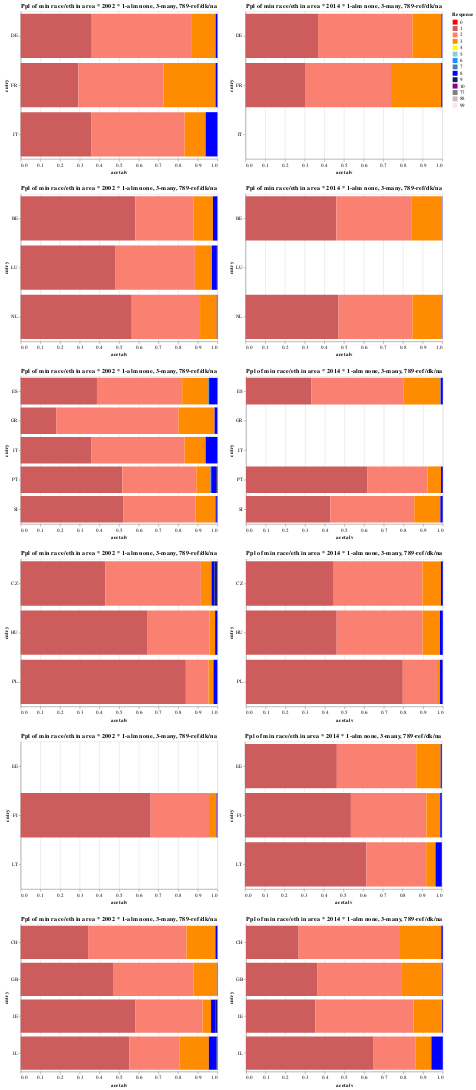

Notebook source saved alongside this figure:
### Code cell
utils.multigroup_plot(imm, ALL, 'acetalv')

### Figure 1 — Vega-Lite specification as saved in the notebook (floating-point values rounded to 4 significant figures)
{"$schema": "https://vega.github.io/schema/vega-lite/v2.6.0.json", "config": {"view": {"height": 300, "width": 400}}, "datasets": {"data-0d49b1d1904c687427b13e95d0a918b8": [{"acetalv": 0.4666, "cntry": "EE", "essrnd": 7, "response": 1}, {"acetalv": 0.4034, "cntry": "EE", "essrnd": 7, "response": 2}, {"acetalv": 0.1243, "cntry": "EE", "essrnd": 7, "response": 3}, {"acetalv": 0.005772, "cntry": "EE", "essrnd": 7, "response": 8}, {"acetalv": 0.5381, "cntry": "FI", "essrnd": 7, "response": 1}, {"acetalv": 0.3836, "cntry": "FI", "essrnd": 7, "response": 2}, {"acetalv": 0.06933, "cntry": "FI", "essrnd": 7, "response": 3}, {"acetalv": 0.000854, "cntry": "FI", "essrnd": 7, "response": 7}, {"acetalv": 0.008065, "cntry": "FI", "essrnd": 7, "response": 8}, {"acetalv": 0.6169, "cntry": "LT", "essrnd": 7, "response": 1}, {"acetalv": 0.3036, "cntry": "LT", "essrnd": 7, "response": 2}, {"acetalv": 0.04748, "cntry": "LT", "essrnd": 7, "response": 3}, {"acetalv": 0.03204, "cntry": "LT", "essrnd": 7, "response": 8}], "data-2af189c47f0b6ea638032600a6283708": [{"acetalv": 0.8394, "cntry": "PL", "essrnd": 1, "response": 1}, {"acetalv": 0.115, "cntry": "PL", "essrnd": 1, "response": 2}, {"acetalv": 0.02529, "cntry": "PL", "essrnd": 1, "response": 3}, {"acetalv": 0.01925, "cntry": "PL", "essrnd": 1, "response": 8}, {"acetalv": 0.001061, "cntry": "PL", "essrnd": 1, "response": 9}, {"acetalv": 0.6422, "cntry": "HU", "essrnd": 1, "response": 1}, {"acetalv": 0.3169, "cntry": "HU", "essrnd": 1, "response": 2}, {"acetalv": 0.02906, "cntry": "HU", "essrnd": 1, "response": 3}, {"acetalv": 0.01133, "cntry": "HU", "essrnd": 1, "response": 8}, {"acetalv": 0.0005237, "cntry": "HU", "essrnd": 1, "response": 9}, {"acetalv": 0.4308, "cntry": "CZ", "essrnd": 1, "response": 1}, {"acetalv": 0.485, "cntry": "CZ", "essrnd": 1, "response": 2}, {"acetalv": 0.05414, "cntry": "CZ", "essrnd": 1, "response": 3}, {"acetalv": 0.01443, "cntry": "CZ", "essrnd": 1, "response": 8}, {"acetalv": 0.01563, "cntry": "CZ", "essrnd": 1, "response": 9}], "data-46a07f5dd2275453066b206e5fc11812": [{"acetalv": 0.2674, "cntry": "CH", "essrnd": 7, "response": 1}, {"acetalv": 0.5103, "cntry": "CH", "essrnd": 7, "response": 2}, {"acetalv": 0.2145, "cntry": "CH", "essrnd": 7, "response": 3}, {"acetalv": 0.007702, "cntry": "CH", "essrnd": 7, "response": 8}, {"acetalv": 0.3613, "cntry": "GB", "essrnd": 7, "response": 1}, {"acetalv": 0.431, "cntry": "GB", "essrnd": 7, "response": 2}, {"acetalv": 0.2049, "cntry": "GB", "essrnd": 7, "response": 3}, {"acetalv": 0.002816, "cntry": "GB", "essrnd": 7, "response": 8}, {"acetalv": 0.3527, "cntry": "IE", "essrnd": 7, "response": 1}, {"acetalv": 0.498, "cntry": "IE", "essrnd": 7, "response": 2}, {"acetalv": 0.1432, "cntry": "IE", "essrnd": 7, "response": 3}, {"acetalv": 0.002022, "cntry": "IE", "essrnd": 7, "response": 7}, {"acetalv": 0.00418, "cntry": "IE", "essrnd": 7, "response": 8}, {"acetalv": 0.6456, "cntry": "IL", "essrnd": 7, "response": 1}, {"acetalv": 0.2148, "cntry": "IL", "essrnd": 7, "response": 2}, {"acetalv": 0.08168, "cntry": "IL", "essrnd": 7, "response": 3}, {"acetalv": 0.05797, "cntry": "IL", "essrnd": 7, "response": 8}], "data-56a1b99caf4707785e9ee973229f6c83": [{"acetalv": 0.3877, "cntry": "ES", "essrnd": 1, "response": 1}, {"acetalv": 0.4329, "cntry": "ES", "essrnd": 1, "response": 2}, {"acetalv": 0.1328, "cntry": "ES", "essrnd": 1, "response": 3}, {"acetalv": 0.00399, "cntry": "ES", "essrnd": 1, "response": 7}, {"acetalv": 0.04256, "cntry": "ES", "essrnd": 1, "response": 8}, {"acetalv": 0.5164, "cntry": "PT", "essrnd": 1, "response": 1}, {"acetalv": 0.3763, "cntry": "PT", "essrnd": 1, "response": 2}, {"acetalv": 0.07129, "cntry": "PT", "essrnd": 1, "response": 3}, {"acetalv": 0.00421, "cntry": "PT", "essrnd": 1, "response": 7}, {"acetalv": 0.02548, "cntry": "PT", "essrnd": 1, "response": 8}, {"acetalv": 0.006297, "cntry": "PT", "essrnd": 1, "response": 9}, {"acetalv": 0.1805, "cntry": "GR", "essrnd": 1, "response": 1}, {"acetalv": 0.6216, "cntry": "GR", "essrnd": 1, "response": 2}, {"acetalv": 0.1834, "cntry": "GR", "essrnd": 1, "response": 3}, {"acetalv": 0.01333, "cntry": "GR", "essrnd": 1, "response": 8}, {"acetalv": 0.001064, "cntry": "GR", "essrnd": 1, "response": 9}, {"acetalv": 0.3579, "cntry": "IT", "essrnd": 1, "response": 1}, {"acetalv": 0.4748, "cntry": "IT", "essrnd": 1, "response": 2}, {"acetalv": 0.1072, "cntry": "IT", "essrnd": 1, "response": 3}, {"acetalv": 0.06013, "cntry": "IT", "essrnd": 1, "response": 8}, {"acetalv": 0.5228, "cntry": "SI", "essrnd": 1, "response": 1}, {"acetalv": 0.3649, "cntry": "SI", "essrnd": 1, "response": 2}, {"acetalv": 0.1027, "cntry": "SI", "essrnd": 1, "response": 3}, {"acetalv": 0.00613, "cntry": "SI", "essrnd": 1, "response": 8}, {"acetalv": 0.003449, "cntry": "SI", "essrnd": 1, "response": 9}], "data-7be2e19618395ff5146fdcccbf7d3690": [{"acetalv": 0, "cntry": "EE", "essrnd": 1, "response": 0}, {"acetalv": 0.6607, "cntry": "FI", "essrnd": 1, "response": 1}, {"acetalv": 0.2963, "cntry": "FI", "essrnd": 1, "response": 2}, {"acetalv": 0.03861, "cntry": "FI", "essrnd": 1, "response": 3}, {"acetalv": 0.003928, "cntry": "FI", "essrnd": 1, "response": 8}, {"acetalv": 0.0004998, "cntry": "FI", "essrnd": 1, "response": 9}, {"acetalv": 0, "cntry": "LT", "essrnd": 1, "response": 0}], "data-9541c8a06b854463b850590b1d110cb1": [{"acetalv": 0.3612, "cntry": "DE", "essrnd": 1, "response": 1}, {"acetalv": 0.505, "cntry": "DE", "essrnd": 1, "response": 2}, {"acetalv": 0.1244, "cntry": "DE", "essrnd": 1, "response": 3}, {"acetalv": 0.0002506, "cntry": "DE", "essrnd": 1, "response": 7}, {"acetalv": 0.009242, "cntry": "DE", "essrnd": 1, "response": 8}, {"acetalv": 0.2931, "cntry": "FR", "essrnd": 1, "response": 1}, {"acetalv": 0.4322, "cntry": "FR", "essrnd": 1, "response": 2}, {"acetalv": 0.2651, "cntry": "FR", "essrnd": 1, "response": 3}, {"acetalv": 0.009582, "cntry": "FR", "essrnd": 1, "response": 8}, {"acetalv": 0.3579, "cntry": "IT", "essrnd": 1, "response": 1}, {"acetalv": 0.4748, "cntry": "IT", "essrnd": 1, "response": 2}, {"acetalv": 0.1072, "cntry": "IT", "essrnd": 1, "response": 3}, {"acetalv": 0.06013, "cntry": "IT", "essrnd": 1, "response": 8}], "data-9b96ff9acb869773c5a57f21e3eba5db": [{"acetalv": 0.4615, "cntry": "BE", "essrnd": 7, "response": 1}, {"acetalv": 0.3837, "cntry": "BE", "essrnd": 7, "response": 2}, {"acetalv": 0.1536, "cntry": "BE", "essrnd": 7, "response": 3}, {"acetalv": 0.001194, "cntry": "BE", "essrnd": 7, "response": 8}, {"acetalv": 0.4727, "cntry": "NL", "essrnd": 7, "response": 1}, {"acetalv": 0.3756, "cntry": "NL", "essrnd": 7, "response": 2}, {"acetalv": 0.1497, "cntry": "NL", "essrnd": 7, "response": 3}, {"acetalv": 0.002032, "cntry": "NL", "essrnd": 7, "response": 8}, {"acetalv": 0, "cntry": "LU", "essrnd": 7, "response": 0}], "data-b03084eaeb16cc02557b97add6252f9e": [{"acetalv": 0.7967, "cntry": "PL", "essrnd": 7, "response": 1}, {"acetalv": 0.1738, "cntry": "PL", "essrnd": 7, "response": 2}, {"acetalv": 0.01498, "cntry": "PL", "essrnd": 7, "response": 3}, {"acetalv": 0.01331, "cntry": "PL", "essrnd": 7, "response": 8}, {"acetalv": 0.001264, "cntry": "PL", "essrnd": 7, "response": 9}, {"acetalv": 0.4608, "cntry": "HU", "essrnd": 7, "response": 1}, {"acetalv": 0.4367, "cntry": "HU", "essrnd": 7, "response": 2}, {"acetalv": 0.08537, "cntry": "HU", "essrnd": 7, "response": 3}, {"acetalv": 0.002555, "cntry": "HU", "essrnd": 7, "response": 7}, {"acetalv": 0.0146, "cntry": "HU", "essrnd": 7, "response": 8}, {"acetalv": 0.4457, "cntry": "CZ", "essrnd": 7, "response": 1}, {"acetalv": 0.4509, "cntry": "CZ", "essrnd": 7, "response": 2}, {"acetalv": 0.09397, "cntry": "CZ", "essrnd": 7, "response": 3}, {"acetalv": 0.009476, "cntry": "CZ", "essrnd": 7, "response": 8}], "data-b8b5ef9e7ee868237b2c549ba83dff1a": [{"acetalv": 0.3686, "cntry": "DE", "essrnd": 7, "response": 1}, {"acetalv": 0.4793, "cntry": "DE", "essrnd": 7, "response": 2}, {"acetalv": 0.1465, "cntry": "DE", "essrnd": 7, "response": 3}, {"acetalv": 0.001478, "cntry": "DE", "essrnd": 7, "response": 7}, {"acetalv": 0.004151, "cntry": "DE", "essrnd": 7, "response": 8}, {"acetalv": 0.3023, "cntry": "FR", "essrnd": 7, "response": 1}, {"acetalv": 0.4371, "cntry": "FR", "essrnd": 7, "response": 2}, {"acetalv": 0.2545, "cntry": "FR", "essrnd": 7, "response": 3}, {"acetalv": 0.0005769, "cntry": "FR", "essrnd": 7, "response": 7}, {"acetalv": 0.005579, "cntry": "FR", "essrnd": 7, "response": 8}, {"acetalv": 0, "cntry": "IT", "essrnd": 7, "response": 0}], "data-cafadc0a8946b88d31a45c38d1a401e4": [{"acetalv": 0.5826, "cntry": "BE", "essrnd": 1, "response": 1}, {"acetalv": 0.2968, "cntry": "BE", "essrnd": 1, "response": 2}, {"acetalv": 0.09759, "cntry": "BE", "essrnd": 1, "response": 3}, {"acetalv": 0.02102, "cntry": "BE", "essrnd": 1, "response": 8}, {"acetalv": 0.001962, "cntry": "BE", "essrnd": 1, "response": 9}, {"acetalv": 0.5645, "cntry": "NL", "essrnd": 1, "response": 1}, {"acetalv": 0.347, "cntry": "NL", "essrnd": 1, "response": 2}, {"acetalv": 0.08515, "cntry": "NL", "essrnd": 1, "response": 3}, {"acetalv": 0.003287, "cntry": "NL", "essrnd": 1, "response": 8}, {"acetalv": 0.4827, "cntry": "LU", "essrnd": 1, "response": 1}, {"acetalv": 0.4026, "cntry": "LU", "essrnd": 1, "response": 2}, {"acetalv": 0.08643, "cntry": "LU", "essrnd": 1, "response": 3}, {"acetalv": 0.02533, "cntry": "LU", "essrnd": 1, "response": 8}, {"acetalv": 0.002945, "cntry": "LU", "essrnd": 1, "response": 9}], "data-d33e91ad579b770ab9115b2c73655055": [{"acetalv": 0.3332, "cntry": "ES", "essrnd": 7, "response": 1}, {"acetalv": 0.4662, "cntry": "ES", "essrnd": 7, "response": 2}, {"acetalv": 0.1883, "cntry": "ES", "essrnd": 7, "response": 3}, {"acetalv": 0.002146, "cntry": "ES", "essrnd": 7, "response": 7}, {"acetalv": 0.01015, "cntry": "ES", "essrnd": 7, "response": 8}, {"acetalv": 0.6156, "cntry": "PT", "essrnd": 7, "response": 1}, {"acetalv": 0.3075, "cntry": "PT", "essrnd": 7, "response": 2}, {"acetalv": 0.06801, "cntry": "PT", "essrnd": 7, "response": 3}, {"acetalv": 0.008906, "cntry": "PT", "essrnd": 7, "response": 8}, {"acetalv": 0, "cntry": "GR", "essrnd": 7, "response": 0}, {"acetalv": 0, "cntry": "IT", "essrnd": 7, "response": 0}, {"acetalv": 0.4284, "cntry": "SI", "essrnd": 7, "response": 1}, {"acetalv": 0.4264, "cntry": "SI", "essrnd": 7, "response": 2}, {"acetalv": 0.1331, "cntry": "SI", "essrnd": 7, "response": 3}, {"acetalv": 0.0115, "cntry": "SI", "essrnd": 7, "response": 8}, {"acetalv": 0.0006068, "cntry": "SI", "essrnd": 7, "response": 9}], "data-d57b6901f1ea7e618d7e80796aaef561": [{"acetalv": 0.3425, "cntry": "CH", "essrnd": 1, "response": 1}, {"acetalv": 0.5, "cntry": "CH", "essrnd": 1, "response": 2}, {"acetalv": 0.1472, "cntry": "CH", "essrnd": 1, "response": 3}, {"acetalv": 0.01027, "cntry": "CH", "essrnd": 1, "response": 8}, {"acetalv": 0.4691, "cntry": "GB", "essrnd": 1, "response": 1}, {"acetalv": 0.4104, "cntry": "GB", "essrnd": 1, "response": 2}, {"acetalv": 0.1174, "cntry": "GB", "essrnd": 1, "response": 3}, {"acetalv": 0.0005559, "cntry": "GB", "essrnd": 1, "response": 7}, {"acetalv": 0.002622, "cntry": "GB", "essrnd": 1, "response": 8}, {"acetalv": 0.5839, "cntry": "IE", "essrnd": 1, "response": 1}, {"acetalv": 0.3403, "cntry": "IE", "essrnd": 1, "response": 2}, {"acetalv": 0.04315, "cntry": "IE", "essrnd": 1, "response": 3}, {"acetalv": 0.0212, "cntry": "IE", "essrnd": 1, "response": 8}, {"acetalv": 0.01148, "cntry": "IE", "essrnd": 1, "response": 9}, {"acetalv": 0.5518, "cntry": "IL", "essrnd": 1, "response": 1}, {"acetalv": 0.254, "cntry": "IL", "essrnd": 1, "response": 2}, {"acetalv": 0.1504, "cntry": "IL", "essrnd": 1, "response": 3}, {"acetalv": 0.03899, "cntry": "IL", "essrnd": 1, "response": 8}, {"acetalv": 0.004773, "cntry": "IL", "essrnd": 1, "response": 9}]}, "vconcat": [{"hconcat": [{"data": {"name": "data-9541c8a06b854463b850590b1d110cb1"}, "encoding": {"color": {"field": "response", "legend": {"title": "Response"}, "scale": {"domain": [0, 1, 2, 3, 4, 5, 6, 7, 8, 9, 10, 77, 88, 99], "range": ["red", "indianred", "salmon", "darkorange", "yellow", "skyblue", "dodgerblue", "steelblue", "blue", "midnightblue", "darkmagenta", "gray", "silver", "mistyrose"]}, "type": "ordinal"}, "order": {"field": "response", "sort": "ascending", "type": "quantitative"}, "x": {"field": "acetalv", "scale": {"domain": [0, 1]}, "type": "quantitative"}, "y": {"field": "cntry", "type": "nominal"}}, "mark": "bar", "title": "Ppl of min race/eth in area * 2002 * 1-alm none, 3-many, 789-ref/dk/na"}, {"data": {"name": "data-b8b5ef9e7ee868237b2c549ba83dff1a"}, "encoding": {"color": {"field": "response", "legend": {"title": "Response"}, "scale": {"domain": [0, 1, 2, 3, 4, 5, 6, 7, 8, 9, 10, 77, 88, 99], "range": ["red", "indianred", "salmon", "darkorange", "yellow", "skyblue", "dodgerblue", "steelblue", "blue", "midnightblue", "darkmagenta", "gray", "silver", "mistyrose"]}, "type": "ordinal"}, "order": {"field": "response", "sort": "ascending", "type": "quantitative"}, "x": {"field": "acetalv", "scale": {"domain": [0, 1]}, "type": "quantitative"}, "y": {"field": "cntry", "type": "nominal"}}, "mark": "bar", "title": "Ppl of min race/eth in area * 2014 * 1-alm none, 3-many, 789-ref/dk/na"}]}, {"hconcat": [{"data": {"name": "data-cafadc0a8946b88d31a45c38d1a401e4"}, "encoding": {"color": {"field": "response", "legend": {"title": "Response"}, "scale": {"domain": [0, 1, 2, 3, 4, 5, 6, 7, 8, 9, 10, 77, 88, 99], "range": ["red", "indianred", "salmon", "darkorange", "yellow", "skyblue", "dodgerblue", "steelblue", "blue", "midnightblue", "darkmagenta", "gray", "silver", "mistyrose"]}, "type": "ordinal"}, "order": {"field": "response", "sort": "ascending", "type": "quantitative"}, "x": {"field": "acetalv", "scale": {"domain": [0, 1]}, "type": "quantitative"}, "y": {"field": "cntry", "type": "nominal"}}, "mark": "bar", "title": "Ppl of min race/eth in area * 2002 * 1-alm none, 3-many, 789-ref/dk/na"}, {"data": {"name": "data-9b96ff9acb869773c5a57f21e3eba5db"}, "encoding": {"color": {"field": "response", "legend": {"title": "Response"}, "scale": {"domain": [0, 1, 2, 3, 4, 5, 6, 7, 8, 9, 10, 77, 88, 99], "range": ["red", "indianred", "salmon", "darkorange", "yellow", "skyblue", "dodgerblue", "steelblue", "blue", "midnightblue", "darkmagenta", "gray", "silver", "mistyrose"]}, "type": "ordinal"}, "order": {"field": "response", "sort": "ascending", "type": "quantitative"}, "x": {"field": "acetalv", "scale": {"domain": [0, 1]}, "type": "quantitative"}, "y": {"field": "cntry", "type": "nominal"}}, "mark": "bar", "title": "Ppl of min race/eth in area * 2014 * 1-alm none, 3-many, 789-ref/dk/na"}]}, {"hconcat": [{"data": {"name": "data-56a1b99caf4707785e9ee973229f6c83"}, "encoding": {"color": {"field": "response", "legend": {"title": "Response"}, "scale": {"domain": [0, 1, 2, 3, 4, 5, 6, 7, 8, 9, 10, 77, 88, 99], "range": ["red", "indianred", "salmon", "darkorange", "yellow", "skyblue", "dodgerblue", "steelblue", "blue", "midnightblue", "darkmagenta", "gray", "silver", "mistyrose"]}, "type": "ordinal"}, "order": {"field": "response", "sort": "ascending", "type": "quantitative"}, "x": {"field": "acetalv", "scale": {"domain": [0, 1]}, "type": "quantitative"}, "y": {"field": "cntry", "type": "nominal"}}, "mark": "bar", "title": "Ppl of min race/eth in area * 2002 * 1-alm none, 3-many, 789-ref/dk/na"}, {"data": {"name": "data-d33e91ad579b770ab9115b2c73655055"}, "encoding": {"color": {"field": "response", "legend": {"title": "Response"}, "scale": {"domain": [0, 1, 2, 3, 4, 5, 6, 7, 8, 9, 10, 77, 88, 99], "range": ["red", "indianred", "salmon", "darkorange", "yellow", "skyblue", "dodgerblue", "steelblue", "blue", "midnightblue", "darkmagenta", "gray", "silver", "mistyrose"]}, "type": "ordinal"}, "order": {"field": "response", "sort": "ascending", "type": "quantitative"}, "x": {"field": "acetalv", "scale": {"domain": [0, 1]}, "type": "quantitative"}, "y": {"field": "cntry", "type": "nominal"}}, "mark": "bar", "title": "Ppl of min race/eth in area * 2014 * 1-alm none, 3-many, 789-ref/dk/na"}]}, {"hconcat": [{"data": {"name": "data-2af189c47f0b6ea638032600a6283708"}, "encoding": {"color": {"field": "response", "legend": {"title": "Response"}, "scale": {"domain": [0, 1, 2, 3, 4, 5, 6, 7, 8, 9, 10, 77, 88, 99], "range": ["red", "indianred", "salmon", "darkorange", "yellow", "skyblue", "dodgerblue", "steelblue", "blue", "midnightblue", "darkmagenta", "gray", "silver", "mistyrose"]}, "type": "ordinal"}, "order": {"field": "response", "sort": "ascending", "type": "quantitative"}, "x": {"field": "acetalv", "scale": {"domain": [0, 1]}, "type": "quantitative"}, "y": {"field": "cntry", "type": "nominal"}}, "mark": "bar", "title": "Ppl of min race/eth in area * 2002 * 1-alm none, 3-many, 789-ref/dk/na"}, {"data": {"name": "data-b03084eaeb16cc02557b97add6252f9e"}, "encoding": {"color": {"field": "response", "legend": {"title": "Response"}, "scale": {"domain": [0, 1, 2, 3, 4, 5, 6, 7, 8, 9, 10, 77, 88, 99], "range": ["red", "indianred", "salmon", "darkorange", "yellow", "skyblue", "dodgerblue", "steelblue", "blue", "midnightblue", "darkmagenta", "gray", "silver", "mistyrose"]}, "type": "ordinal"}, "order": {"field": "response", "sort": "ascending", "type": "quantitative"}, "x": {"field": "acetalv", "scale": {"domain": [0, 1]}, "type": "quantitative"}, "y": {"field": "cntry", "type": "nominal"}}, "mark": "bar", "title": "Ppl of min race/eth in area * 2014 * 1-alm none, 3-many, 789-ref/dk/na"}]}, {"hconcat": [{"data": {"name": "data-7be2e19618395ff5146fdcccbf7d3690"}, "encoding": {"color": {"field": "response", "legend": {"title": "Response"}, "scale": {"domain": [0, 1, 2, 3, 4, 5, 6, 7, 8, 9, 10, 77, 88, 99], "range": ["red", "indianred", "salmon", "darkorange", "yellow", "skyblue", "dodgerblue", "steelblue", "blue", "midnightblue", "darkmagenta", "gray", "silver", "mistyrose"]}, "type": "ordinal"}, "order": {"field": "response", "sort": "ascending", "type": "quantitative"}, "x": {"field": "acetalv", "scale": {"domain": [0, 1]}, "type": "quantitative"}, "y": {"field": "cntry", "type": "nominal"}}, "mark": "bar", "title": "Ppl of min race/eth in area * 2002 * 1-alm none, 3-many, 789-ref/dk/na"}, {"data": {"name": "data-0d49b1d1904c687427b13e95d0a918b8"}, "encoding": {"color": {"field": "response", "legend": {"title": "Response"}, "scale": {"domain": [0, 1, 2, 3, 4, 5, 6, 7, 8, 9, 10, 77, 88, 99], "range": ["red", "indianred", "salmon", "darkorange", "yellow", "skyblue", "dodgerblue", "steelblue", "blue", "midnightblue", "darkmagenta", "gray", "silver", "mistyrose"]}, "type": "ordinal"}, "order": {"field": "response", "sort": "ascending", "type": "quantitative"}, "x": {"field": "acetalv", "scale": {"domain": [0, 1]}, "type": "quantitative"}, "y": {"field": "cntry", "type": "nominal"}}, "mark": "bar", "title": "Ppl of min race/eth in area * 2014 * 1-alm none, 3-many, 789-ref/dk/na"}]}, {"hconcat": [{"data": {"name": "data-d57b6901f1ea7e618d7e80796aaef561"}, "encoding": {"color": {"field": "response", "legend": {"title": "Response"}, "scale": {"domain": [0, 1, 2, 3, 4, 5, 6, 7, 8, 9, 10, 77, 88, 99], "range": ["red", "indianred", "salmon", "darkorange", "yellow", "skyblue", "dodgerblue", "steelblue", "blue", "midnightblue", "darkmagenta", "gray", "silver", "mistyrose"]}, "type": "ordinal"}, "order": {"field": "response", "sort": "ascending", "type": "quantitative"}, "x": {"field": "acetalv", "scale": {"domain": [0, 1]}, "type": "quantitative"}, "y": {"field": "cntry", "type": "nominal"}}, "mark": "bar", "title": "Ppl of min race/eth in area * 2002 * 1-alm none, 3-many, 789-ref/dk/na"}, {"data": {"name": "data-46a07f5dd2275453066b206e5fc11812"}, "encoding": {"color": {"field": "response", "legend": {"title": "Response"}, "scale": {"domain": [0, 1, 2, 3, 4, 5, 6, 7, 8, 9, 10, 77, 88, 99], "range": ["red", "indianred", "salmon", "darkorange", "yellow", "skyblue", "dodgerblue", "steelblue", "blue", "midnightblue", "darkmagenta", "gray", "silver", "mistyrose"]}, "type": "ordinal"}, "order": {"field": "response", "sort": "ascending", "type": "quantitative"}, "x": {"field": "acetalv", "scale": {"domain": [0, 1]}, "type": "quantitative"}, "y": {"field": "cntry", "type": "nominal"}}, "mark": "bar", "title": "Ppl of min race/eth in area * 2014 * 1-alm none, 3-many, 789-ref/dk/na"}]}]}
